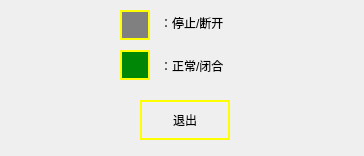
<?xml version="1.0" encoding="UTF-8"?>
<ui version="4.0">
 <class>CDcdcHelpDialog</class>
 <widget class="QDialog" name="CDcdcHelpDialog">
  <property name="windowModality">
   <enum>Qt::ApplicationModal</enum>
  </property>
  <property name="geometry">
   <rect>
    <x>0</x>
    <y>0</y>
    <width>364</width>
    <height>156</height>
   </rect>
  </property>
  <property name="windowTitle">
   <string>Dialog</string>
  </property>
  <property name="modal">
   <bool>true</bool>
  </property>
  <widget class="QPushButton" name="quitPushButton">
   <property name="geometry">
    <rect>
     <x>140</x>
     <y>100</y>
     <width>90</width>
     <height>40</height>
    </rect>
   </property>
   <property name="font">
    <font/>
   </property>
   <property name="styleSheet">
    <string>border: 2px solid  rgb(255, 255, 0);

</string>
   </property>
   <property name="text">
    <string>退出</string>
   </property>
  </widget>
  <widget class="QLabel" name="Label1_7">
   <property name="geometry">
    <rect>
     <x>160</x>
     <y>10</y>
     <width>111</width>
     <height>26</height>
    </rect>
   </property>
   <property name="font">
    <font/>
   </property>
   <property name="styleSheet">
    <string/>
   </property>
   <property name="text">
    <string>：停止/断开</string>
   </property>
  </widget>
  <widget class="QLabel" name="label_3">
   <property name="geometry">
    <rect>
     <x>120</x>
     <y>10</y>
     <width>30</width>
     <height>30</height>
    </rect>
   </property>
   <property name="styleSheet">
    <string notr="true">background-color: gray;
border: 2px solid  rgb(255, 255, 0);</string>
   </property>
   <property name="text">
    <string/>
   </property>
  </widget>
  <widget class="QLabel" name="Label1_5">
   <property name="geometry">
    <rect>
     <x>160</x>
     <y>50</y>
     <width>101</width>
     <height>31</height>
    </rect>
   </property>
   <property name="font">
    <font/>
   </property>
   <property name="autoFillBackground">
    <bool>false</bool>
   </property>
   <property name="styleSheet">
    <string/>
   </property>
   <property name="text">
    <string>：正常/闭合</string>
   </property>
  </widget>
  <widget class="QLabel" name="label">
   <property name="geometry">
    <rect>
     <x>120</x>
     <y>50</y>
     <width>30</width>
     <height>30</height>
    </rect>
   </property>
   <property name="styleSheet">
    <string notr="true">color: rgb(0, 255, 0);
background-color: rgb(0, 135, 06);
border: 2px solid  rgb(255, 255, 0);
</string>
   </property>
   <property name="text">
    <string/>
   </property>
  </widget>
 </widget>
 <resources/>
 <connections/>
</ui>
